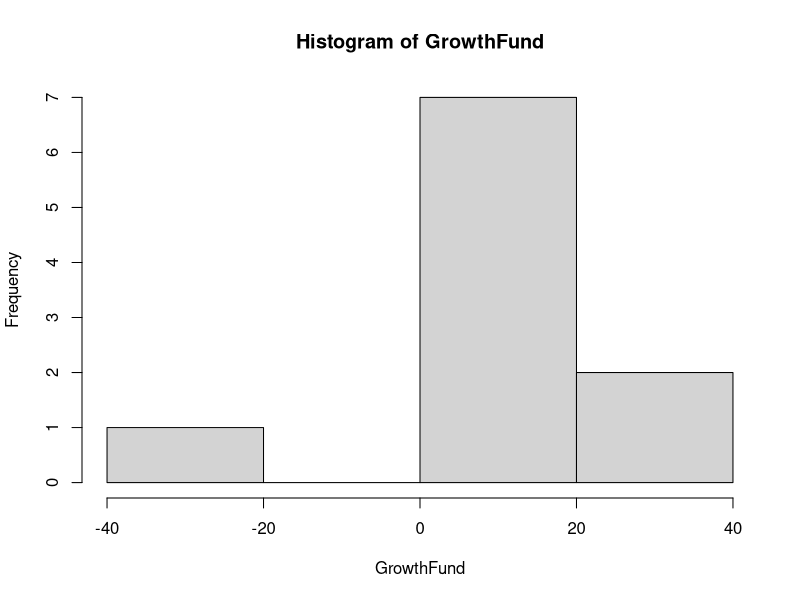
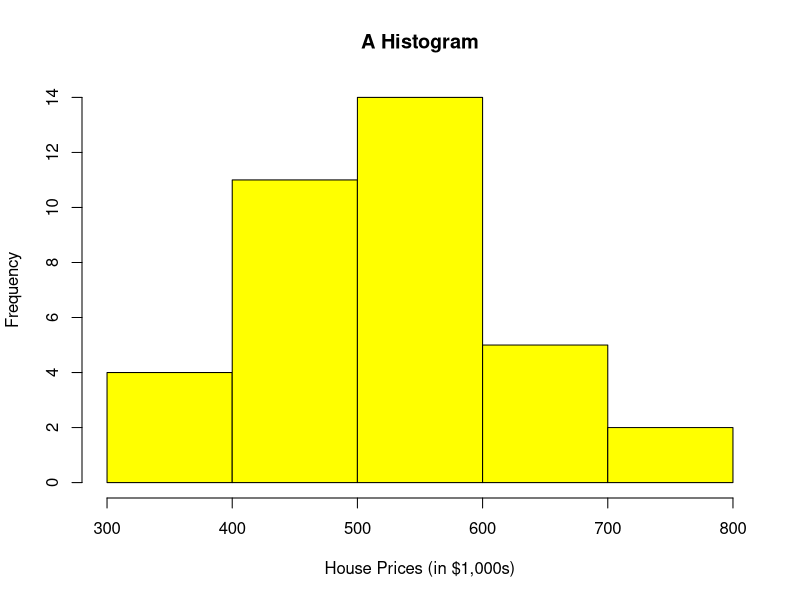
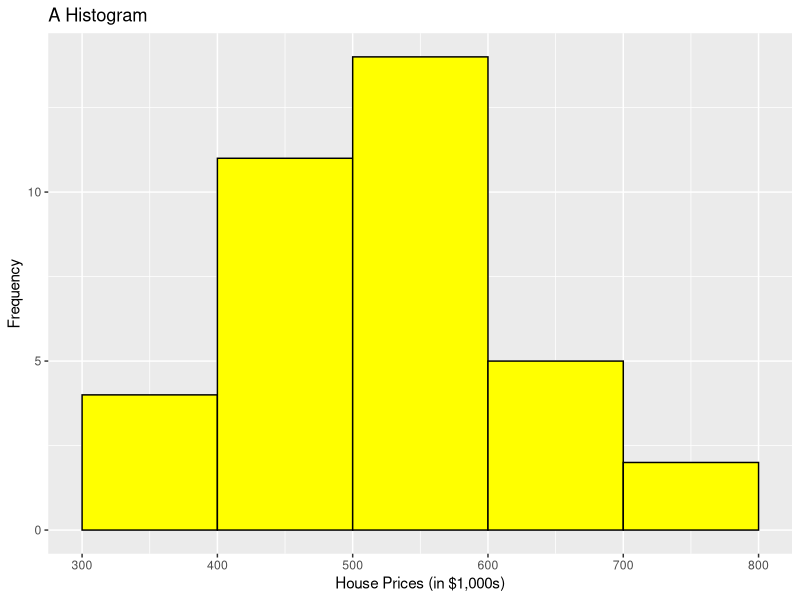
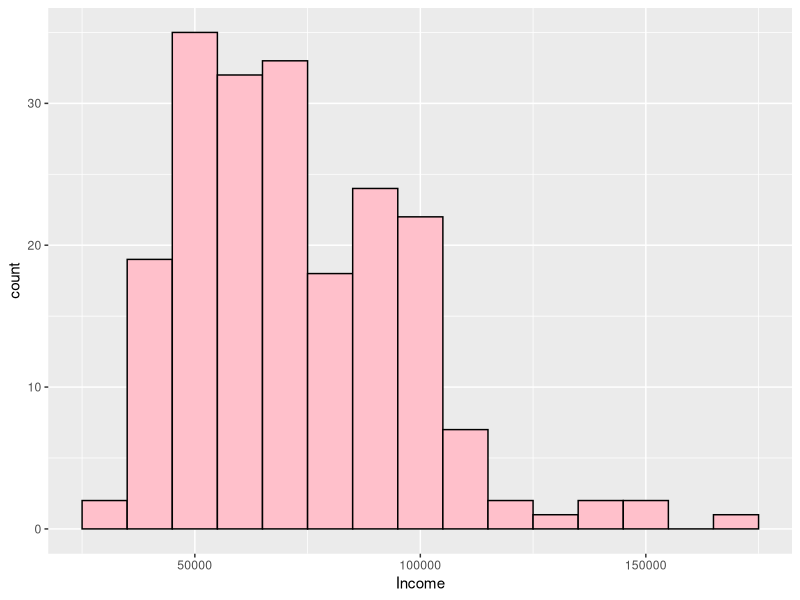
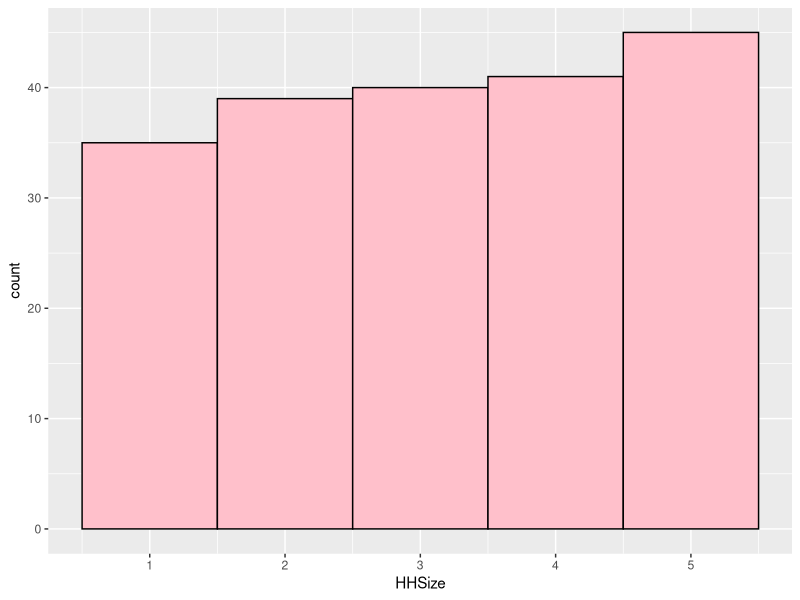

Write R code to recreate these figures, in order.
## ---- chunk 1
knitr::opts_chunk$set(echo=TRUE, tidy.opts = list(width.cutoff = 70), tidy = TRUE, message=FALSE, warning=FALSE)
## ---- chunk 2
####################################
# Project name: Descriptive Statistics
# Data used: customers.csv
# Libraries used: tidyverse, semTools
####################################
## ---- chunk 3
# Create a vector with some data that could be categorical
Sample_Vector <- c("A", "B", "A", "C", "A", "B", "A", "C", "A", "B")
# Create a data frame with the vector
data <- data.frame(Sample_Vector)
## ---- chunk 4
# Create a table of frequencies
frequencies <- table(data$Sample_Vector); frequencies

## ---- chunk 5
# Calculate proportions
proportions <- prop.table(frequencies)
## ---- chunk 6
# Calculate cumulative frequencies
cumulfreq <- cumsum(frequencies)
# Calculate cumulative proportions
cumulproportions<- cumsum(prop.table(frequencies))
## ---- chunk 7
#combine into table
frequency_table <- rbind(frequencies, proportions, cumulfreq, cumulproportions)
# Print the table
frequency_table

## ---- chunk 8
TransposedData <- t(frequency_table)
TransposedData
## ---- chunk 9
TransposedData <- as.data.frame(TransposedData)
TransposedData
## ---- chunk 10
# Create Vector of Salaries
salaries <- c(40000, 40000, 65000, 90000, 145000, 150000, 550000)
#Calculate the mean using the mean() command
mean(salaries)
## ---- chunk 11
salaries2 <- c(40000, 40000, 65000, 90000, 145000, 150000, 550000, NA, NA)
#Calculate the mean using the mean() command
# Notice that it does not work
mean(salaries2)
# Add in na.rm parameter to get it to produce the mean with no NAs. 
mean(salaries2, na.rm=TRUE)
## ---- chunk 12
values <- c(4, 7, 10, 5, 6)
weights <- c(1, 2, 3, 4, 5)
weighted_mean <- weighted.mean(values, weights)
weighted_mean
## ---- chunk 13
# Calculate the median using the median() command
median(salaries)
## ---- chunk 14
mean(salaries)
## ---- chunk 15
GrowthFund <- c(-38.32, 1.71, 3.17, 5.99, 12.56, 13.47, 16.89, 16.96, 32.16, 36.29)
## ---- chunk 16
median(GrowthFund) 
(12.56+13.47)/2

#The mean is still the average
mean(GrowthFund) 
## ---- chunk 17
# Try this command with and without it. 
names(sort(x = table(salaries), decreasing = TRUE))

## ---- chunk 18
sort(table(GrowthFund), decreasing = TRUE)[1:3]
## ---- chunk 19
# install the semTools package if necessary. 
# install.packages("semTools")
# Activate the library
library(semTools)
## ---- chunk 20

skew(salaries) 

## ---- chunk 21
skew(GrowthFund)
## ---- chunk 22
hist(GrowthFund)
## ---- chunk 23
# Making an appropriate data.frame to use the hist() command
HousePrice <- c(430, 520, 460, 475, 670, 521, 670, 417, 533, 525, 538, 370, 530, 525, 430, 330, 575, 555, 521, 350, 399, 560, 440, 425, 669, 660, 702, 540, 460, 588, 445, 412, 735, 537, 630, 430) 
HousePrice <- data.frame(HousePrice)
## ---- chunk 24
# Using base R to create the histogram. 
hist(HousePrice$HousePrice, breaks=5, main = "A Histogram", xlab = "House Prices (in $1,000s)", col="yellow")
## ---- chunk 25
library(tidyverse)
## ---- chunk 26
# Using geom_histogram() command to create the histogram. 
ggplot(HousePrice, aes(x=HousePrice))+geom_histogram(binwidth = 100, boundary= 300, color="black", fill="yellow")+ labs(title="A Histogram",x="House Prices (in $1,000s)", y = "Frequency")
## ---- chunk 27
    ##Calculated from Small Sample
    x <- c(1,2,3,4,5)
    sum((x-mean(x))^2/(5-1))
    var(x)
    sqrt(var(x))
    sd(x)

    sd(HousePrice$HousePrice) #102.6059
    var(HousePrice$HousePrice) #10527.97
    skew(HousePrice$HousePrice) #normal


## ---- chunk 28

customers <- read.csv("data/customers.csv")
summary(customers$Spending, na.rm=TRUE) #mean and median
mean(customers$Spending, na.rm=TRUE) #mean by itself
median(customers$Spending, na.rm=TRUE) #median by itself
### Spread to Report with the Mean
sd(customers$Spending, na.rm=TRUE) 
var(customers$Spending, na.rm=TRUE)
## ---- chunk 29
# z-value is 3.0398, which is > 2 indicating leptokurtic
# Small sample size: range is -2 to 2
kurtosis(salaries)

# z-value is 2.20528007, which is > 2 indicating leptokurtic 
# Small sample size: range is -2 to 2
kurtosis(GrowthFund)

# Small sample size: range is -2 to 2
# Skewness and kurtosis are both in range. 
skew(HousePrice$HousePrice) #normal
kurtosis(HousePrice$HousePrice) #normal
## ---- chunk 30
# Noted sample size at 200 observations or a medium sample size. Using threshold –3.29 to 3.29 to assess normality. 

#-3.4245446445 is below -3.29 so kurtosis is present
#Negative kurtosis value indicates platykurtic
kurtosis(customers$Spending)
geom_histogram(binwidth = 100, fill="pink", color="black")
semTools::skew(customers$Spending)##normal indicating no skewness

#Normal: 2.977622119 is in between -3.29 and 3.29
kurtosis(customers$Income) 
ggplot(customers, aes(Income)) + geom_histogram(binwidth = 10000, fill="pink", color="black")
semTools::skew(customers$Income) #Skewed right


#-3.7251961028 is below -3.29 so kurtosis is present
#Negative kurtosis value indicates platykurtic
kurtosis(customers$HHSize)
ggplot(customers, aes(HHSize)) + geom_histogram(binwidth = 1, fill="pink", color="black")
semTools::skew(customers$HHSize) #normal


#Normal: -0.20056607 is in between -3.29 and 3.29 
kurtosis(customers$Orders) 
geom_histogram(binwidth = 5, fill="pink", color="black")
semTools::skew(customers$Orders) ##skewed right

## ---- chunk 31
    summary(customers$Spending, na.rm=TRUE)
    diff(range(customers$Spending, na.rm=TRUE))
    max(customers$Spending, na.rm=TRUE)-min(customers$Spending, na.rm=TRUE)
    IQR(customers$Spending, na.rm=TRUE)
